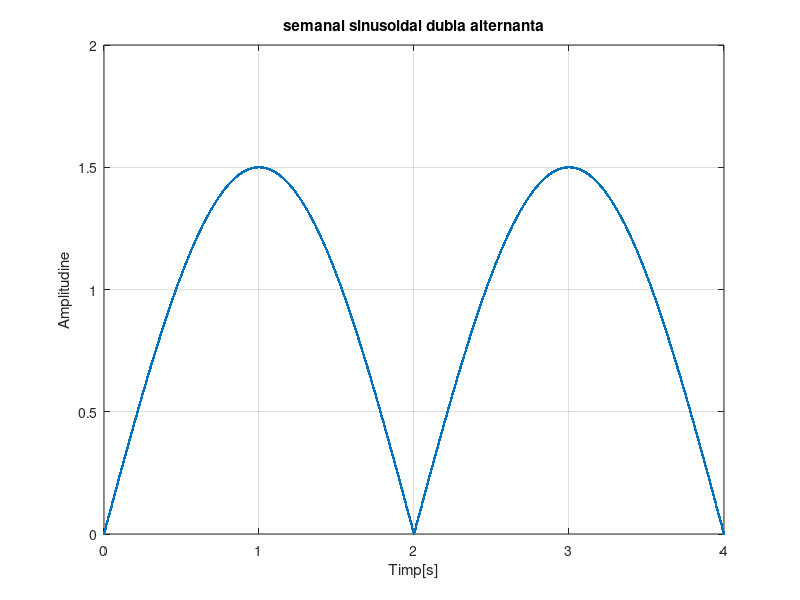
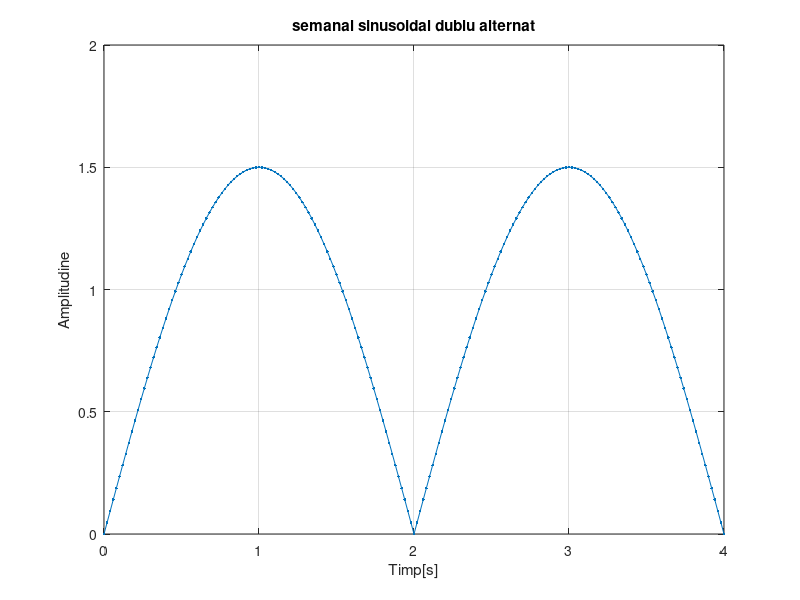
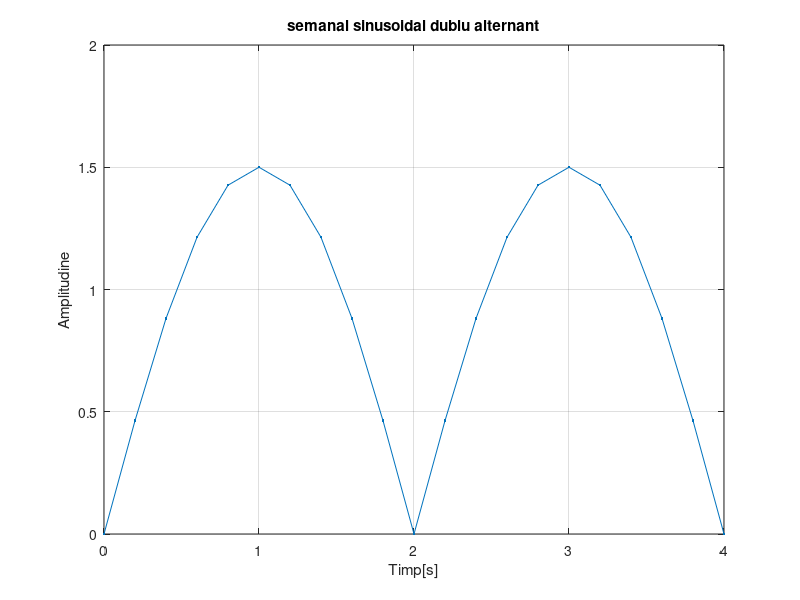

MATLAB code for these plots, in order:
figure(1);
t=0:0.002:4; % perioada de la 0 la 4 secunde cu rezolutia temporara de 2ms;
Amp=1.5; %amplitudinea semnalului de 1,5;
T=4; %perioada semnalului de 4 secunde;
F=1/T;
s=Amp*sin(2*pi*F*t);
for index=1:length(s);
    if s(1,index)<0;
        s(1,index)=abs(s(1,index)); %redresare dubla alternanta
    end 
end       
plot(t,s,'.-'), xlabel('Timp[s]'), ylabel('Amplitudine'), title('semanal sinusoidal dubla alternanta'),grid; %afisara semnalului

figure(2);
t=0:0.02:4; % perioada de la 0 la 4 secunde cu rezolutia temporara de 20ms;
Amp=1.5;
T=4;
F=1/T;
s=Amp*sin(2*pi*F*t);
for index=1:length(s);
    if s(1,index)<0;
        s(1,index)=abs(s(1,index));
    end 
end      
plot(t,s,'.-'), xlabel('Timp[s]'), ylabel('Amplitudine'), title('semanal sinusoidal dublu alternat'),grid; %afisarea semanulului

figure(3);
t=0:0.2:4; % perioada de la 0 la 4 secunde cu rezolutia temporara de 200ms;
Amp=1.5;
T=4;
F=1/T;
s=Amp*sin(2*pi*F*t);
for index=1:length(s);
    if s(1,index)<0;
        s(1,index)=abs(s(1,index));
    end 
end      
plot(t,s,'.-'), xlabel('Timp[s]'), ylabel('Amplitudine'), title('semanal sinusoidal dublu alternant'),grid; %afisarea semnalului

